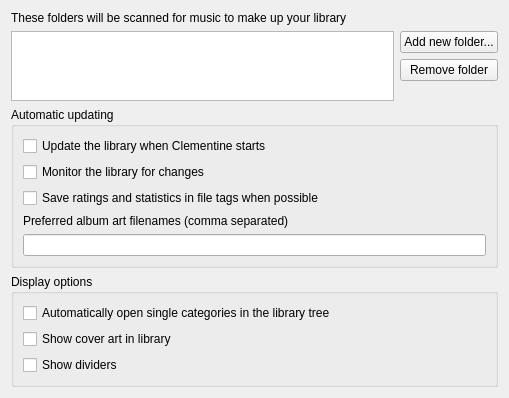
<?xml version="1.0" encoding="UTF-8"?>
<ui version="4.0">
 <class>LibrarySettingsPage</class>
 <widget class="QWidget" name="LibrarySettingsPage">
  <property name="geometry">
   <rect>
    <x>0</x>
    <y>0</y>
    <width>509</width>
    <height>395</height>
   </rect>
  </property>
  <property name="windowTitle">
   <string>Music Library</string>
  </property>
  <layout class="QVBoxLayout" name="verticalLayout_3">
   <item>
    <widget class="QLabel" name="label">
     <property name="text">
      <string>These folders will be scanned for music to make up your library</string>
     </property>
    </widget>
   </item>
   <item>
    <layout class="QHBoxLayout" name="horizontalLayout">
     <item>
      <widget class="QListView" name="list">
       <property name="iconSize">
        <size>
         <width>16</width>
         <height>16</height>
        </size>
       </property>
       <property name="uniformItemSizes">
        <bool>true</bool>
       </property>
      </widget>
     </item>
     <item>
      <layout class="QVBoxLayout" name="verticalLayout">
       <item>
        <widget class="QPushButton" name="add">
         <property name="text">
          <string>Add new folder...</string>
         </property>
         <property name="flat">
          <bool>false</bool>
         </property>
        </widget>
       </item>
       <item>
        <widget class="QPushButton" name="remove">
         <property name="text">
          <string>Remove folder</string>
         </property>
        </widget>
       </item>
       <item>
        <spacer name="verticalSpacer">
         <property name="orientation">
          <enum>Qt::Vertical</enum>
         </property>
         <property name="sizeHint" stdset="0">
          <size>
           <width>20</width>
           <height>40</height>
          </size>
         </property>
        </spacer>
       </item>
      </layout>
     </item>
    </layout>
   </item>
   <item>
    <widget class="QGroupBox" name="groupBox_2">
     <property name="title">
      <string>Automatic updating</string>
     </property>
     <layout class="QVBoxLayout" name="verticalLayout_4">
      <item>
       <widget class="QCheckBox" name="startup_scan">
        <property name="text">
         <string>Update the library when Clementine starts</string>
        </property>
       </widget>
      </item>
      <item>
       <widget class="QCheckBox" name="monitor">
        <property name="text">
         <string>Monitor the library for changes</string>
        </property>
       </widget>
      </item>
      <item>
       <widget class="QCheckBox" name="save_statistics_in_file">
        <property name="toolTip">
         <string>&lt;html&gt;&lt;head/&gt;&lt;body&gt;&lt;p&gt;If not checked, Clementine will  try to save your ratings and other statistics only in a separate database and don't modify your files.&lt;/p&gt;&lt;p&gt;If checked, it will save statistics both in database and directly into the file each time they changed.&lt;/p&gt;&lt;p&gt;Please note it might not work for every format and, as there is no standard for doing so, other music players might not be able to read them.&lt;/p&gt;&lt;/body&gt;&lt;/html&gt;</string>
        </property>
        <property name="text">
         <string>Save ratings and statistics in file tags when possible</string>
        </property>
       </widget>
      </item>
      <item>
       <widget class="QLabel" name="label_2">
        <property name="text">
         <string>Preferred album art filenames (comma separated)</string>
        </property>
       </widget>
      </item>
      <item>
       <widget class="QLineEdit" name="cover_art_patterns">
        <property name="toolTip">
         <string>When looking for album art Clementine will first look for picture files that contain one of these words.
If there are no matches then it will use the largest image in the directory.</string>
        </property>
       </widget>
      </item>
     </layout>
    </widget>
   </item>
   <item>
    <widget class="QGroupBox" name="groupBox">
     <property name="title">
      <string>Display options</string>
     </property>
     <layout class="QVBoxLayout" name="verticalLayout_2">
      <item>
       <widget class="QCheckBox" name="auto_open">
        <property name="text">
         <string>Automatically open single categories in the library tree</string>
        </property>
       </widget>
      </item>
      <item>
       <widget class="QCheckBox" name="pretty_covers">
        <property name="text">
         <string>Show cover art in library</string>
        </property>
       </widget>
      </item>
      <item>
       <widget class="QCheckBox" name="show_dividers">
        <property name="text">
         <string>Show dividers</string>
        </property>
       </widget>
      </item>
     </layout>
    </widget>
   </item>
  </layout>
 </widget>
 <tabstops>
  <tabstop>list</tabstop>
  <tabstop>add</tabstop>
  <tabstop>remove</tabstop>
 </tabstops>
 <resources/>
 <connections/>
</ui>
